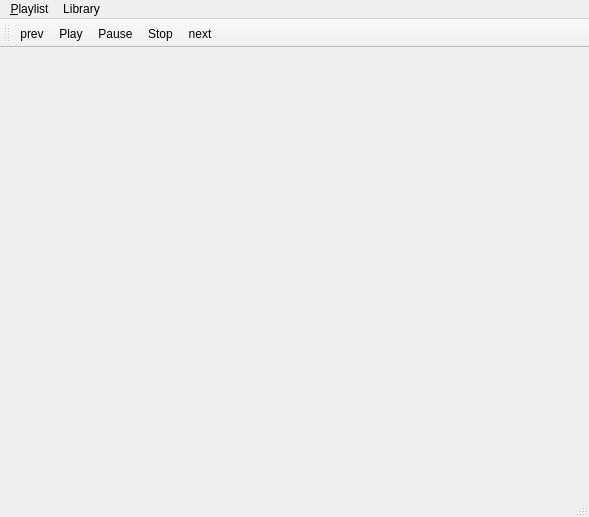
<?xml version="1.0" encoding="UTF-8"?>
<ui version="4.0">
 <class>MainWindowClass</class>
 <widget class="QMainWindow" name="MainWindowClass">
  <property name="geometry">
   <rect>
    <x>0</x>
    <y>0</y>
    <width>589</width>
    <height>517</height>
   </rect>
  </property>
  <property name="windowTitle">
   <string>fubar</string>
  </property>
  <widget class="QWidget" name="centralWidget">
   <layout class="QHBoxLayout" name="horizontalLayout">
    <property name="margin">
     <number>0</number>
    </property>
    <item>
     <widget class="QTabWidget" name="playlistTabs">
      <property name="currentIndex">
       <number>-1</number>
      </property>
      <property name="documentMode">
       <bool>true</bool>
      </property>
      <property name="movable">
       <bool>true</bool>
      </property>
     </widget>
    </item>
   </layout>
  </widget>
  <widget class="QMenuBar" name="menuBar">
   <property name="geometry">
    <rect>
     <x>0</x>
     <y>0</y>
     <width>589</width>
     <height>21</height>
    </rect>
   </property>
   <widget class="QMenu" name="menu_File">
    <property name="title">
     <string>&amp;Playlist</string>
    </property>
    <addaction name="newPlaylistAction"/>
    <addaction name="newLibraryViewAction"/>
    <addaction name="separator"/>
    <addaction name="addDirectoryAction"/>
    <addaction name="addFilesAction"/>
   </widget>
   <widget class="QMenu" name="menuLibrary">
    <property name="title">
     <string>Library</string>
    </property>
    <addaction name="preferencesAction"/>
   </widget>
   <addaction name="menu_File"/>
   <addaction name="menuLibrary"/>
  </widget>
  <widget class="QToolBar" name="mainToolBar">
   <property name="windowTitle">
    <string>Main</string>
   </property>
   <property name="allowedAreas">
    <set>Qt::BottomToolBarArea|Qt::TopToolBarArea</set>
   </property>
   <attribute name="toolBarArea">
    <enum>TopToolBarArea</enum>
   </attribute>
   <attribute name="toolBarBreak">
    <bool>false</bool>
   </attribute>
   <addaction name="actionPrev"/>
   <addaction name="actionPlay"/>
   <addaction name="actionPause"/>
   <addaction name="actionStop"/>
   <addaction name="actionNext"/>
  </widget>
  <widget class="QStatusBar" name="statusBar"/>
  <action name="addDirectoryAction">
   <property name="text">
    <string>Add &amp;directory</string>
   </property>
  </action>
  <action name="newPlaylistAction">
   <property name="text">
    <string>New &amp;playlist</string>
   </property>
  </action>
  <action name="actionPause">
   <property name="icon">
    <iconset resource="icons/icons.qrc">
     <normaloff>:/icon/pause.png</normaloff>:/icon/pause.png</iconset>
   </property>
   <property name="text">
    <string>Pause</string>
   </property>
  </action>
  <action name="actionPlay">
   <property name="icon">
    <iconset resource="icons/icons.qrc">
     <normaloff>:/icon/play.png</normaloff>:/icon/play.png</iconset>
   </property>
   <property name="text">
    <string>Play</string>
   </property>
  </action>
  <action name="actionNext">
   <property name="icon">
    <iconset resource="icons/icons.qrc">
     <normaloff>:/icon/next.png</normaloff>:/icon/next.png</iconset>
   </property>
   <property name="text">
    <string>next</string>
   </property>
  </action>
  <action name="actionPrev">
   <property name="icon">
    <iconset resource="icons/icons.qrc">
     <normaloff>:/icon/prev.png</normaloff>:/icon/prev.png</iconset>
   </property>
   <property name="text">
    <string>prev</string>
   </property>
  </action>
  <action name="actionStop">
   <property name="icon">
    <iconset resource="icons/icons.qrc">
     <normaloff>:/icon/stop.png</normaloff>:/icon/stop.png</iconset>
   </property>
   <property name="text">
    <string>Stop</string>
   </property>
  </action>
  <action name="preferencesAction">
   <property name="text">
    <string>Preferences</string>
   </property>
  </action>
  <action name="newLibraryViewAction">
   <property name="text">
    <string>New library &amp;view</string>
   </property>
  </action>
  <action name="addFilesAction">
   <property name="text">
    <string>Add &amp;files</string>
   </property>
  </action>
 </widget>
 <layoutdefault spacing="6" margin="11"/>
 <resources>
  <include location="icons/icons.qrc"/>
 </resources>
 <connections/>
</ui>
